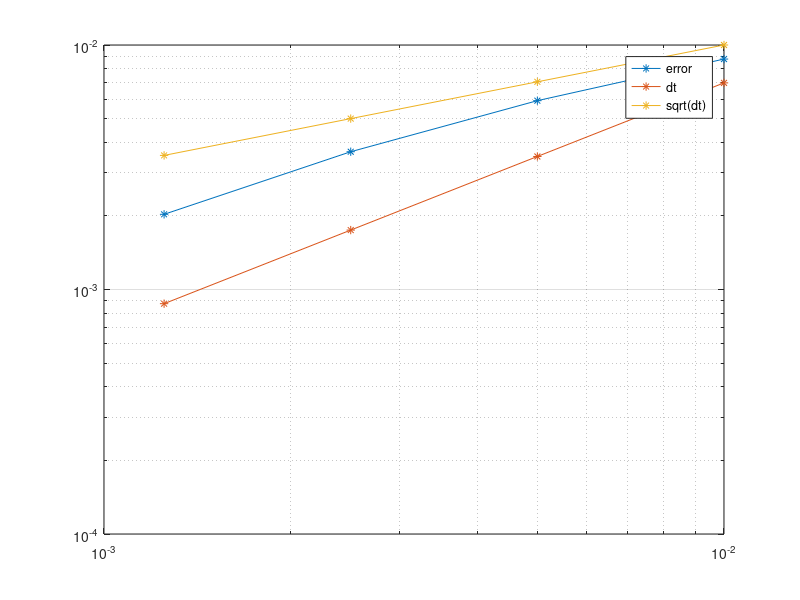

This chart was generated by the following MATLAB code:
u = [0.05947; 0.05784; 0.05558; 0.05274]; % stochastic solutions
uex = 0.0615; % numerical solution
err = abs(u-uex);
dt = [1.25e-3; 2.5e-3; 5e-3; 1e-2]; % vector of times

figure
loglog(dt,err,'*-')
hold on
grid on
loglog(dt,0.7*dt,'*-')
loglog(dt,0.1*dt.^(1/2),'*-')
legend('error','dt','sqrt(dt)')